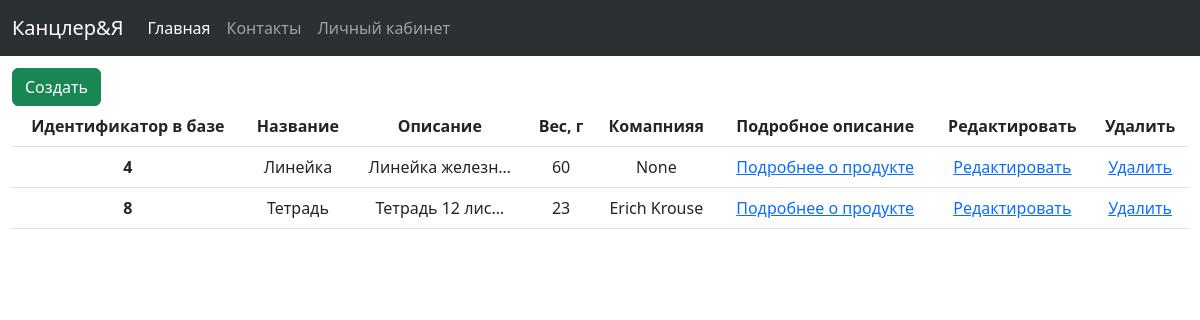
/detail/, run on the app's committed database.
### products/models.py (models this page shows, shortened)
class Product(models.Model):
    title = models.TextField(max_length=120, verbose_name="Название") #наименование продукта
    description = models.TextField(blank=True, null=True, verbose_name="Описание") #описание продукта
    weight = models.TextField(blank=True, verbose_name="Вес", null=True)
    company = models.ForeignKey(Company, on_delete=models.CASCADE, blank=True, null=True)
    class Meta:
        verbose_name = "Продукт",
        verbose_name_plural = "Продукты"

class Company(models.Model):
    name = models.CharField(max_length=120, verbose_name="Название компании")
    adress = models.CharField(max_length=120, verbose_name="Адрес компании")
    def __str__(self):
        return self.name
    class Meta:
        verbose_name = "Компания",
        verbose_name_plural = "Компании"

### products/views.py (the view)
# urls.py: path('detail/', product_detail_view, name='product_detail'),
def product_detail_view(request):
    obj = Product.objects.all()
    context = {
        "my_obj" : obj,
    }
    return render(request, "product/detail.html", context)

### templates/product/detail.html
{%extends 'base.html' %}
{% block content %}
<button type="button" class="btn btn-success" onclick="window.location.href='/create'">Создать</button>
<table class="table">
    <tr align="center">
        <th scope="col">Идентификатор в базе</th>
        <th scope="col">Название</th>
        <th scope="col">Описание</th>
        <th scope="col">Вес, г</th>
        <th scope="col">Комапнияя</th>
        <th scope="col">Подробное описание</th>
        <th scope="col">Редактировать</th>
        <th scope="col">Удалить</th>
    </tr>
    {% for i in my_obj %}
        <tr align="center">
            <th>{{i.id}}</th>
            <td>{{i.title}}</td>
            <td>{{i.description|truncatechars:15}}</td>
            <td>{{i.weight}}</td>
            <td>{{i.company}}</td>
            <td><a href="/detail_product/{{i.id}}">Подробнее о продукте</a> </td>
            <td><a href="/product_edit/{{i.id}}">Редактировать</a> </td>
            <td><a href="/product_delete/{{i.id}}">Удалить</a> </td>
        </tr>
    {% endfor %}
</table>
{% endblock content%}

### templates/base.html (shortened to what this page needs)
<!DOCTYPE html>
<html lang="en">
<head>
    <link href="https://cdn.jsdelivr.net/npm/bootstrap@5.3.0-alpha1/dist/css/bootstrap.min.css" rel="stylesheet">
</head>
<body>
    {% include "navbar.html" %}
    <div style="padding: 1%">{% block content %}{% endblock %}
</body>
</html>

### templates/navbar.html (shortened to what this page needs)
<nav class="navbar navbar-expand-lg sticky-top bg-body-tertiary" data-bs-theme="dark">
  <div class="container-fluid">
    <a class="navbar-brand" href="/">Канцлер&Я</a>
    <div class="collapse navbar-collapse" id="navbarNav">
      <ul class="navbar-nav">
        <li class="nav-item">
          <a class="nav-link active" aria-current="page" href="/">Главная</a>
        </li>
        <li class="nav-item">
          <a class="nav-link" href="/contacts/">Контакты</a>
        </li>
        <li class="nav-item align-right">
          <a class="nav-link" href="/social">Личный кабинет</a>
        </li>
      </ul>
    </div>
  </div>
</nav>

### data on the page
Product: id "4", title "Линейка", description "Линейка железн…", weight "60", company "None"
Product: id "8", title "Тетрадь", description "Тетрадь 12 лис…", weight "23", company "Erich Krouse"
